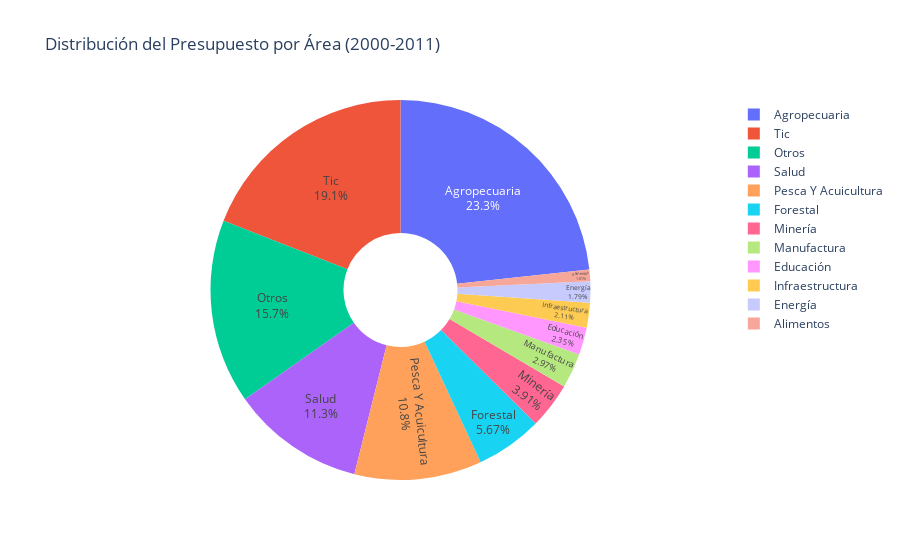

The notebook cell saved with this chart:
### Markdown cell above
## 3. Distribución del Presupuesto (2000-2011)

Un **gráfico de torta (Pie Chart)** nos permite ver rápidamente la "tajada" que se lleva cada área del presupuesto total disponible en el periodo donde tenemos datos de montos.

### Code cell
# Filtrar datos con montos
df_amounts = df_2000[df_2000['amount'] > 0]
amount_by_area = df_amounts.groupby('area')['amount'].sum().reset_index()

fig3 = px.pie(amount_by_area, 
              values='amount', 
              names='area', 
              title='Distribución del Presupuesto por Área (2000-2011)',
              hole=0.3) # Gráfico de dona para un look más moderno

fig3.update_traces(textposition='inside', textinfo='percent+label')
fig3.show()

### Figure 1 — Plotly figure (JSON) as saved in the notebook; plotly's stock layout.template omitted (floating-point values rounded to 4 significant figures)
{"data": [{"domain": {"x": [0, 1], "y": [0, 1]}, "hole": 0.3, "hovertemplate": "area=%{label}<br>amount=%{value}<extra></extra>", "labels": ["Agropecuaria", "Alimentos", "Educación", "Energía", "Forestal", "Infraestructura", "Manufactura", "Minería", "Otros", "Pesca Y Acuicultura", "Salud", "Tic"], "legendgroup": "", "name": "", "showlegend": true, "textinfo": "percent+label", "textposition": "inside", "type": "pie", "values": [32600000.0, 1412000.0, 3287000.0, 2510000.0, 7941000.0, 2950000.0, 4155000.0, 5474000.0, 21970000.0, 15190000.0, 15900000.0, 26700000.0]}], "layout": {"legend": {"tracegroupgap": 0}, "title": {"text": "Distribución del Presupuesto por Área (2000-2011)"}}}
